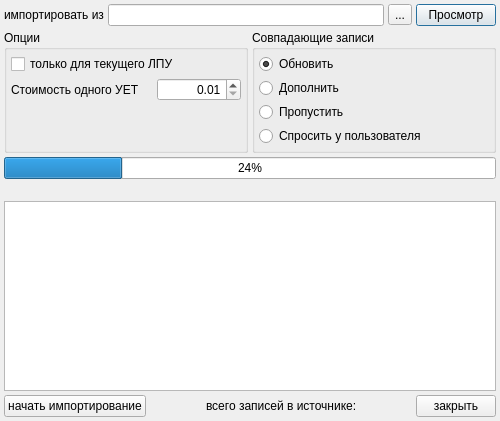
<?xml version="1.0" encoding="UTF-8"?>
<ui version="4.0">
 <class>Dialog</class>
 <widget class="QDialog" name="Dialog">
  <property name="geometry">
   <rect>
    <x>0</x>
    <y>0</y>
    <width>500</width>
    <height>421</height>
   </rect>
  </property>
  <property name="windowTitle">
   <string>Загрузка тарифов для Смоленской области</string>
  </property>
  <layout class="QGridLayout" name="gridLayout_2">
   <property name="margin">
    <number>4</number>
   </property>
   <property name="spacing">
    <number>4</number>
   </property>
   <item row="0" column="0">
    <widget class="QLabel" name="label">
     <property name="text">
      <string>импортировать из</string>
     </property>
    </widget>
   </item>
   <item row="0" column="1">
    <widget class="QLineEdit" name="edtFileName">
     <property name="text">
      <string/>
     </property>
     <property name="readOnly">
      <bool>true</bool>
     </property>
    </widget>
   </item>
   <item row="0" column="2">
    <widget class="QToolButton" name="btnSelectFile">
     <property name="text">
      <string>...</string>
     </property>
    </widget>
   </item>
   <item row="0" column="3">
    <widget class="QPushButton" name="btnView">
     <property name="text">
      <string>Просмотр</string>
     </property>
    </widget>
   </item>
   <item row="1" column="0" colspan="4">
    <widget class="QWidget" name="frmOptions" native="true">
     <property name="sizePolicy">
      <sizepolicy hsizetype="Preferred" vsizetype="Maximum">
       <horstretch>0</horstretch>
       <verstretch>0</verstretch>
      </sizepolicy>
     </property>
     <layout class="QHBoxLayout" name="horizontalLayout_2">
      <property name="spacing">
       <number>4</number>
      </property>
      <property name="margin">
       <number>0</number>
      </property>
      <item>
       <widget class="QGroupBox" name="grpOptions">
        <property name="title">
         <string>Опции</string>
        </property>
        <layout class="QGridLayout" name="gridLayout">
         <property name="margin">
          <number>4</number>
         </property>
         <property name="spacing">
          <number>4</number>
         </property>
         <item row="1" column="2" rowspan="2">
          <widget class="QDoubleSpinBox" name="edtUetValue">
           <property name="sizePolicy">
            <sizepolicy hsizetype="Minimum" vsizetype="Fixed">
             <horstretch>0</horstretch>
             <verstretch>0</verstretch>
            </sizepolicy>
           </property>
           <property name="alignment">
            <set>Qt::AlignRight|Qt::AlignTrailing|Qt::AlignVCenter</set>
           </property>
           <property name="minimum">
            <double>0.010000000000000</double>
           </property>
           <property name="maximum">
            <double>99999999.989999994635582</double>
           </property>
          </widget>
         </item>
         <item row="1" column="0" rowspan="2" colspan="2">
          <widget class="QLabel" name="lblUetValue">
           <property name="toolTip">
            <string>только для стоматологии</string>
           </property>
           <property name="text">
            <string>Стоимость одного УЕТ</string>
           </property>
          </widget>
         </item>
         <item row="0" column="0" colspan="3">
          <widget class="QCheckBox" name="chkOnlyForCurrentOrg">
           <property name="toolTip">
            <string>&lt;!DOCTYPE HTML PUBLIC &quot;-//W3C//DTD HTML 4.0//EN&quot; &quot;http://www.w3.org/TR/REC-html40/strict.dtd&quot;&gt;
&lt;html&gt;&lt;head&gt;&lt;meta name=&quot;qrichtext&quot; content=&quot;1&quot; /&gt;&lt;style type=&quot;text/css&quot;&gt;
p, li { white-space: pre-wrap; }
&lt;/style&gt;&lt;/head&gt;&lt;body style=&quot; font-family:'MS Shell Dlg 2'; font-size:8.25pt; font-weight:400; font-style:normal;&quot;&gt;
&lt;p style=&quot; margin-top:0px; margin-bottom:0px; margin-left:0px; margin-right:0px; -qt-block-indent:0; text-indent:0px;&quot;&gt;Импортируются только те тарифы, для которых код в поле &lt;span style=&quot; font-weight:600;&quot;&gt;MCOD &lt;/span&gt;источника совпадает с кодом &lt;span style=&quot; font-weight:600;&quot;&gt;ИНФИС &lt;/span&gt;текущей организации.&lt;/p&gt;&lt;/body&gt;&lt;/html&gt;</string>
           </property>
           <property name="text">
            <string>только для текущего ЛПУ</string>
           </property>
          </widget>
         </item>
         <item row="3" column="0">
          <spacer name="verticalSpacer">
           <property name="orientation">
            <enum>Qt::Vertical</enum>
           </property>
           <property name="sizeHint" stdset="0">
            <size>
             <width>20</width>
             <height>40</height>
            </size>
           </property>
          </spacer>
         </item>
        </layout>
       </widget>
      </item>
      <item>
       <widget class="QGroupBox" name="gbDublicates">
        <property name="sizePolicy">
         <sizepolicy hsizetype="Preferred" vsizetype="Preferred">
          <horstretch>0</horstretch>
          <verstretch>0</verstretch>
         </sizepolicy>
        </property>
        <property name="title">
         <string>Совпадающие записи</string>
        </property>
        <layout class="QVBoxLayout" name="verticalLayout">
         <property name="spacing">
          <number>4</number>
         </property>
         <property name="margin">
          <number>4</number>
         </property>
         <item>
          <widget class="QRadioButton" name="chkUpdate">
           <property name="text">
            <string>Обновить</string>
           </property>
           <property name="checked">
            <bool>true</bool>
           </property>
          </widget>
         </item>
         <item>
          <widget class="QRadioButton" name="chkAppend">
           <property name="toolTip">
            <string>&lt;!DOCTYPE HTML PUBLIC &quot;-//W3C//DTD HTML 4.0//EN&quot; &quot;http://www.w3.org/TR/REC-html40/strict.dtd&quot;&gt;
&lt;html&gt;&lt;head&gt;&lt;meta name=&quot;qrichtext&quot; content=&quot;1&quot; /&gt;&lt;style type=&quot;text/css&quot;&gt;
p, li { white-space: pre-wrap; }
&lt;/style&gt;&lt;/head&gt;&lt;body style=&quot; font-family:'MS Shell Dlg 2'; font-size:8.25pt; font-weight:400; font-style:normal;&quot;&gt;
&lt;p style=&quot; margin-top:0px; margin-bottom:0px; margin-left:0px; margin-right:0px; -qt-block-indent:0; text-indent:0px;&quot;&gt;&lt;span style=&quot; font-size:8pt;&quot;&gt;Добавляется &lt;/span&gt;&lt;span style=&quot; font-size:8pt; font-weight:600;&quot;&gt;новый&lt;/span&gt;&lt;span style=&quot; font-size:8pt;&quot;&gt; тариф, действующий с&lt;/span&gt;&lt;span style=&quot; font-size:8pt; font-weight:600;&quot;&gt; текущей&lt;/span&gt;&lt;span style=&quot; font-size:8pt;&quot;&gt; даты, а существующий тариф закрывается с днём ранее &lt;/span&gt;&lt;span style=&quot; font-size:8pt; font-weight:600;&quot;&gt;текущей&lt;/span&gt;&lt;span style=&quot; font-size:8pt;&quot;&gt; даты.&lt;/span&gt;&lt;/p&gt;&lt;/body&gt;&lt;/html&gt;</string>
           </property>
           <property name="text">
            <string>Дополнить</string>
           </property>
          </widget>
         </item>
         <item>
          <widget class="QRadioButton" name="chkSkip">
           <property name="text">
            <string>Пропустить</string>
           </property>
          </widget>
         </item>
         <item>
          <widget class="QRadioButton" name="chkAskUser">
           <property name="text">
            <string>Спросить у пользователя</string>
           </property>
          </widget>
         </item>
        </layout>
       </widget>
      </item>
     </layout>
    </widget>
   </item>
   <item row="2" column="0" colspan="4">
    <widget class="QProgressBar" name="progressBar">
     <property name="value">
      <number>24</number>
     </property>
     <property name="orientation">
      <enum>Qt::Horizontal</enum>
     </property>
    </widget>
   </item>
   <item row="3" column="0" colspan="4">
    <widget class="QLabel" name="statusLabel">
     <property name="text">
      <string/>
     </property>
    </widget>
   </item>
   <item row="4" column="0" colspan="4">
    <widget class="QTextBrowser" name="log"/>
   </item>
   <item row="5" column="0" colspan="4">
    <layout class="QHBoxLayout" name="horizontalLayout">
     <property name="spacing">
      <number>4</number>
     </property>
     <item>
      <widget class="QPushButton" name="btnImport">
       <property name="text">
        <string>начать импортирование</string>
       </property>
      </widget>
     </item>
     <item>
      <spacer>
       <property name="orientation">
        <enum>Qt::Horizontal</enum>
       </property>
       <property name="sizeHint" stdset="0">
        <size>
         <width>40</width>
         <height>20</height>
        </size>
       </property>
      </spacer>
     </item>
     <item>
      <widget class="QLabel" name="labelNum">
       <property name="text">
        <string>всего записей в источнике:</string>
       </property>
      </widget>
     </item>
     <item>
      <spacer>
       <property name="orientation">
        <enum>Qt::Horizontal</enum>
       </property>
       <property name="sizeHint" stdset="0">
        <size>
         <width>40</width>
         <height>20</height>
        </size>
       </property>
      </spacer>
     </item>
     <item>
      <widget class="QPushButton" name="btnClose">
       <property name="text">
        <string>закрыть</string>
       </property>
      </widget>
     </item>
    </layout>
   </item>
  </layout>
 </widget>
 <tabstops>
  <tabstop>edtFileName</tabstop>
  <tabstop>btnSelectFile</tabstop>
  <tabstop>btnView</tabstop>
  <tabstop>chkOnlyForCurrentOrg</tabstop>
  <tabstop>edtUetValue</tabstop>
  <tabstop>chkUpdate</tabstop>
  <tabstop>chkAppend</tabstop>
  <tabstop>chkSkip</tabstop>
  <tabstop>chkAskUser</tabstop>
  <tabstop>log</tabstop>
  <tabstop>btnImport</tabstop>
  <tabstop>btnClose</tabstop>
 </tabstops>
 <resources/>
 <connections/>
</ui>
